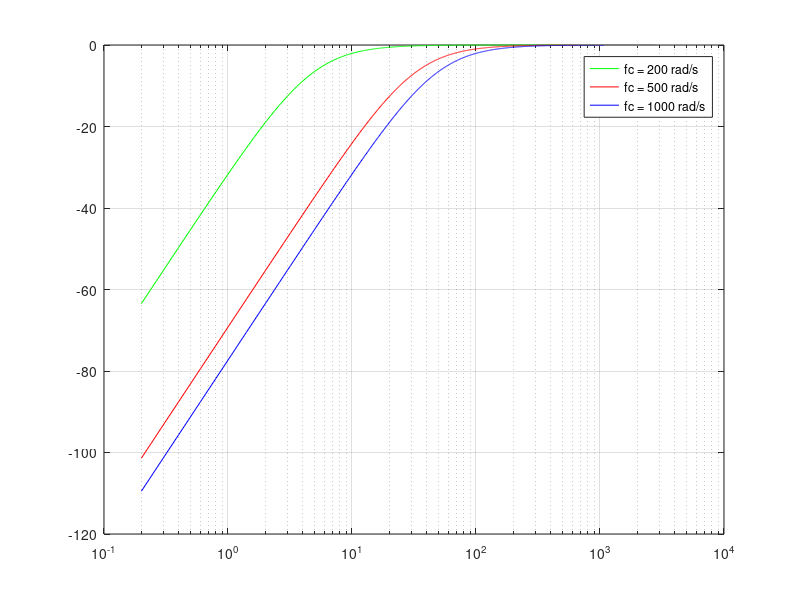

Recreate this plot in MATLAB. (Note: this script raises an error after producing the figure.)
clear all 
close all 
clc
%% Signal x(t)
te=1e-4;
fe=1/te;
t=0:te:5-te;
N=length(t);
f1=500;
f2=400;
f3=50;
x=sin(2*pi*f1*t) + sin(2*pi*f2*t) + sin(2*pi*f3*t);
plot(t,x)
title('signal x(t)')
%% Spectre avec Te=0.0001
 fshift = (-N/2:N/2-1)*(fe/N);
 y = fft(x);
 plot(fshift, fftshift(abs(y)/N)*2);
 title('spectre');

 %%  Spectre avec Te=0.0005
 te =5e-4 ;
 y = fft(x);
 plot(fshift, fftshift(abs(y)/N)*2);
 title('le spectre');

 
%% fonction de transmittance 
te = 1e-4 ;
fe = 1/te ;
t = 0:te:5 ;
N = length(t);
f = (0:N-1)*(fe/N);
K = 1 ;
wc1 = 50 ;
w = 2*pi*f ; 

H = (K*1j*w/wc1)./(1+1j*w/wc1) ;
Module_H = abs(H);

   plot(w,Module_H, 'r')



%%
te = 1e-4 ;
fe = 1/te ;
N = length(t);
f = (0:N-1)*(fe/N);
fshift = (-N/2:N/2-1)*fe/N;
k=1;
w = 2*pi*f; 
fc1 = 30; 
fc2 =200;
fc3=300;
H1 = (k*1j*w/fc1) ./ (1 + 1j*w/fc1);
H2 = (k*1j*w/fc2) ./ (1 + 1j*w/fc2);
H3 = (k*1j*w/fc3) ./ (1 + 1j*w/fc3);
G1 = 20*log(abs(H1));
G2 = 20*log(abs(H2));
G3 = 20*log(abs(H3));
semilogx(f,G1,'g',f,G2,'r',f,G3,'b')
legend('fc = 200 rad/s', 'fc = 500 rad/s', 'fc = 1000 rad/s');
grid on 

%%
yt1 = y.*H1 ;
yt2 = y.*H2 ;
yt3 = y.*H3 ;
YT1 = ifft(yt1,"symmetric");
YT2 = ifft(yt2,"symmetric");
YT3 = ifft(yt3,"symmetric");
YT1t = fft(YT1);
YT2t = fft(YT2);
YT3t = fft(YT3);
subplot(2,2,1) 
plot(fshift,2*fftshift(abs(y))/N);
title('spectre d amplitude');
subplot(2,2,2)
plot(fshift,2*fftshift(abs(YT1t))/N,'r');
title('fc=200rad/s');
subplot(2,2,3)
plot(fshift,2*fftshift(abs(YT2t))/N,'bl');
title('fc=500rad/s');
subplot(2,2,4)
plot(fshift,2*fftshift(abs(YT3t))/N,'g');
title('fc=1000rad/s');

%% Choix d'une pulsation de coupure optimale
K = 1 ;
f_op=1000;
wc_op=2*pi*f_op;
w = 2*pi*f ; 
H = (K*1j*w/wc_op)./(1+1j*w/wc_op) ;

yt = y.*H ;
YT = ifft(yt,"symmetric");
YTt = fft(YT);
plot(fshift,2*fftshift(abs(YTt))/N,'r');
title('spectre filtré ');


